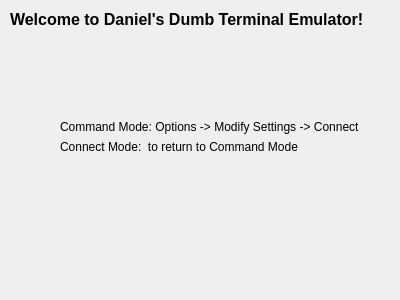
<?xml version="1.0" encoding="UTF-8"?>
<ui version="4.0">
 <class>HelpDialog</class>
 <widget class="QDialog" name="HelpDialog">
  <property name="geometry">
   <rect>
    <x>0</x>
    <y>0</y>
    <width>400</width>
    <height>300</height>
   </rect>
  </property>
  <property name="windowTitle">
   <string>Dialog</string>
  </property>
  <widget class="QLabel" name="label">
   <property name="geometry">
    <rect>
     <x>10</x>
     <y>10</y>
     <width>381</width>
     <height>21</height>
    </rect>
   </property>
   <property name="font">
    <font>
     <pointsize>12</pointsize>
     <weight>75</weight>
     <bold>true</bold>
    </font>
   </property>
   <property name="text">
    <string>Welcome to Daniel's Dumb Terminal Emulator!</string>
   </property>
   <property name="alignment">
    <set>Qt::AlignLeading|Qt::AlignLeft|Qt::AlignTop</set>
   </property>
  </widget>
  <widget class="QWidget" name="">
   <property name="geometry">
    <rect>
     <x>60</x>
     <y>120</y>
     <width>361</width>
     <height>34</height>
    </rect>
   </property>
   <layout class="QVBoxLayout" name="verticalLayout">
    <item>
     <widget class="QLabel" name="label_2">
      <property name="text">
       <string>Command Mode: Options -&gt; Modify Settings -&gt; Connect</string>
      </property>
      <property name="alignment">
       <set>Qt::AlignLeading|Qt::AlignLeft|Qt::AlignTop</set>
      </property>
     </widget>
    </item>
    <item>
     <widget class="QLabel" name="label_3">
      <property name="text">
       <string>Connect Mode: &lt;ESC&gt; to return to Command Mode</string>
      </property>
     </widget>
    </item>
   </layout>
  </widget>
 </widget>
 <resources/>
 <connections/>
</ui>
